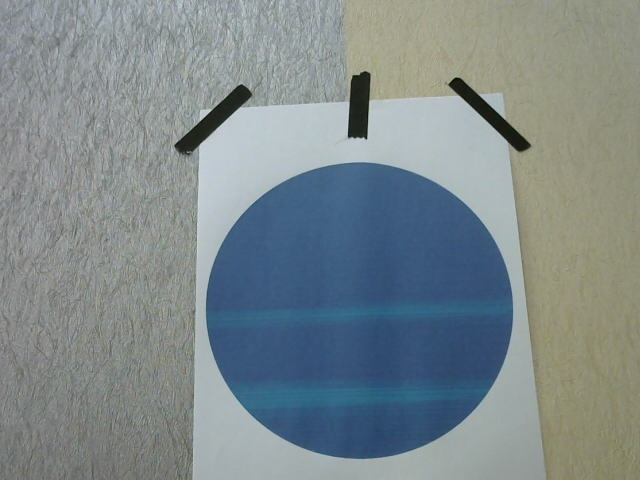
#> input picture img/circle_marker.jpg, 640 x 480 px
$ python find_distance_from_camera_to_image.py   (older library calls are emulated)
#> lines starting #> are read from the running program, lines starting #| are printed output that depends on the picture; after the words box and inside, x2 and y2 are one past the last pixel; in counts of white or black regions, pixels touching at a corner belong together; long printed decimals are rounded
"""
Main reference :
https://www.pyimagesearch.com/2015/01/19/find-distance-camera-objectmarker-using-python-opencv/

formula to find distance between camera and object marker inside the image
F = (P x D) / W			(1.1)
D' = (W X F) / P		(1.2)

note :
    W : width of the real marker (cm, inch, etc ...)
    D : Distance between marker into camera
    P : width of the marker in pixel (inside image)
    F : Focal length of our camera
"""

import numpy as np
import imutils
import cv2

def finding_object(image):
    #convert RGB image into hsv color space
    img_hsv = cv2.cvtColor(image, cv2.COLOR_BGR2HSV)

    # hsv value range of blue color
    lower = np.array([90,60,80])
    upper = np.array([110,255,255])
    #masking the image
    mask = cv2.inRange(img_hsv, lower, upper)

    #find contours
    image, contours, hierarchy = cv2.findContours(mask, cv2.RETR_LIST, cv2.CHAIN_APPROX_SIMPLE)
    #merge all contours found
    #contours = np.vstack(contours)
    #take the biggest contours
    c = max(contours, key=cv2.contourArea)

    #returning contours with the fit area even though might be rotated
    return cv2.minAreaRect(c)

def distance_to_camera(known_width, focal_length, width_in_px):
    #compute and return the distance from the marker to the camera
    return (known_width*focal_length)/width_in_px

def compute_focal_length():
    #note
    #You have to set known_distance, known_width and image variable
    #as the source image that you have

    #initialize the known distance from the camera to the marker
    known_distance = 50
    #initialize the known width of the real marker
    known_width = 19.5

    #load image with the distance 50 cm and known width of marker 19.5 cm
    image = cv2.imread("img/circle_marker.jpg")
#> image is the input picture: shape (480, 640, 3); mean B, G, R 139.7, 137.2, 126.3
    marker = finding_object(image)
#> in finding_object, `img_hsv = cv2.cvtColor(image, cv2.COLOR_BGR2HSV)`: img_hsv: shape (480, 640, 3); mean H, S, V 73.7, 49.1, 146.1
#> in finding_object, `mask = cv2.inRange(img_hsv, lower, upper)`:
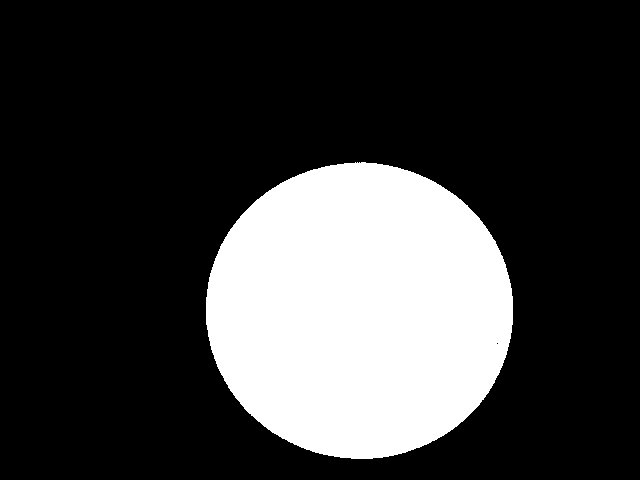
#> mask: shape (480, 640); 23.3% white; 1 white region
#> in finding_object, `image, contours, hierarchy = cv2.findContours(mask, cv2.RETR_LIST, cv2..`: contours = 2 contours, 1 with area under 20; largest, box (x1, y1, x2, y2) and area: (206, 162, 513, 459) 71102
#> in finding_object, `c = max(contours, key=cv2.contourArea)`: c = contour of 429 points, box (x1, y1, x2, y2) (206, 162, 513, 459), area 71102
#> marker = ((359, 310), (296, 306), -90)
    focal_length = (marker[1][0]*known_distance) / known_width
#> focal_length = 759

    print ("Focal length : {}".format(focal_length))
#| Focal length : 758.974
    return focal_length,known_width


#run the program
#get focal length and known width of the marker
focal_length,known_width = compute_focal_length()
#> focal_length = 759; known_width = 19.5
#load image
image = cv2.imread("../tello_course/img/circle.jpg")
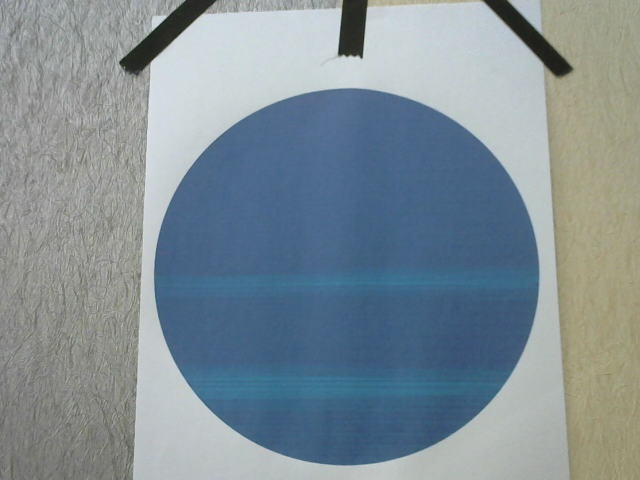
#> input picture img/circle.jpg, 640 x 480 px, found by its file name
#> image is the input picture: shape (480, 640, 3); mean B, G, R 150.2, 142.7, 128.6
#finding marker
marker = finding_object(image)
#> in finding_object (call 2), `img_hsv = cv2.cvtColor(image, cv2.COLOR_BGR2HSV)`: img_hsv: shape (480, 640, 3); mean H, S, V 76.1, 57.9, 155.4
#> in finding_object (call 2), `mask = cv2.inRange(img_hsv, lower, upper)`:
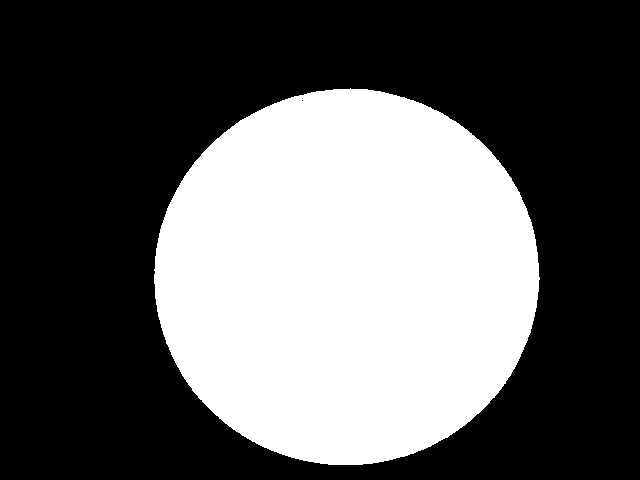
#> mask: shape (480, 640); 37% white; 1 white region
#> in finding_object (call 2), `image, contours, hierarchy = cv2.findContours(mask, cv2.RETR_LIST, cv2..`: contours = 2 contours, 1 with area under 20; largest, box (x1, y1, x2, y2) and area: (154, 88, 540, 465) 113174
#> in finding_object (call 2), `c = max(contours, key=cv2.contourArea)`: c = contour of 554 points, box (x1, y1, x2, y2) (154, 88, 540, 465), area 113174
#> marker = ((346.5, 276.5), (380.4, 379), -45)
#calculate distance from camera to the marker
distance = distance_to_camera(known_width, focal_length, marker[1][0])
#> distance = 38.9
#print out the distance
print ("Distance between marker to the camera was : {}".format(distance))
#| Distance between marker to the camera was : 38.904
